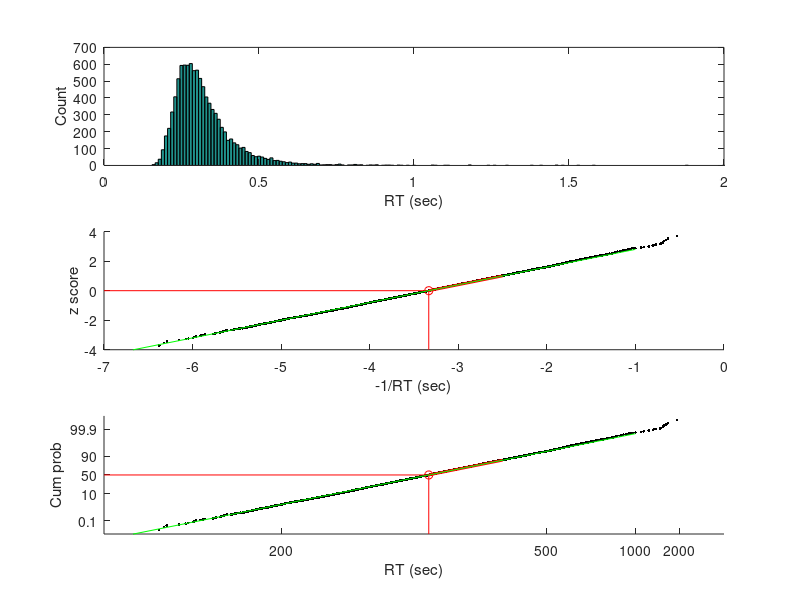
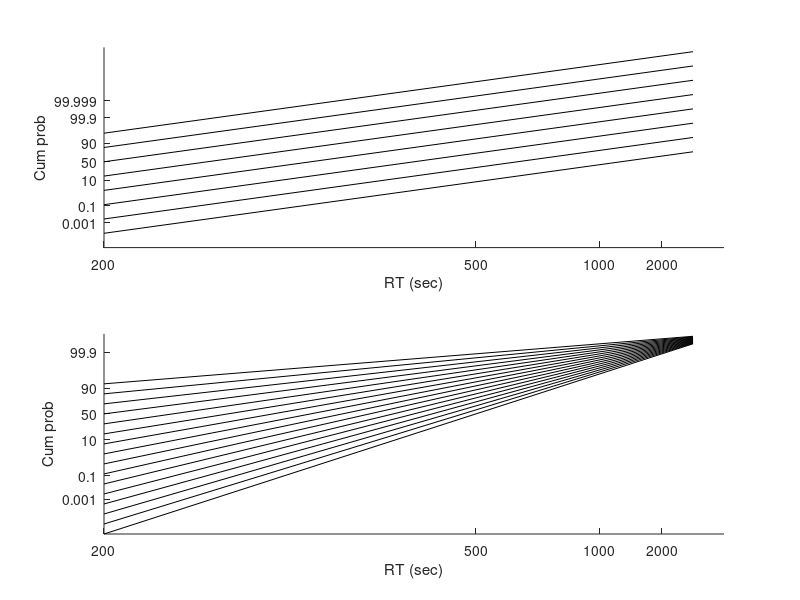

Write MATLAB code to recreate these figures, in order.
% laterTutorial_modelParameters
%
% Script for examining LATER model parameters
%
% Recall that the idea behind the LATER (Linear Approach to Threshold
%  with Ergodic Rate) model is that a saccadic decision is made when a
%  "ballistic" decision variable rises from a starting value to an ending
%  value at a constant ("ergodic") rate that is fixed for a particular
%  saccadic decision but varies as a Gaussian across decisions reaches a
%  fixed threshold.
%
% Because the rate of rise is distributed as a Gaussian, and the distance
%  traveled by the decision variable is fixed, we know that the amount of
%  time, representing the reaction time (RT), is just:
%
%  RT = distance / rate
%
% And thus RT is distributed as 1/rate, or an inverse Gaussian -- which is
%  the primary empirical observation that the LATER model was developed to
%  explain.
%
% Copyright 2019 by Joshua I. Gold, University of Pennsylvania

%% Plot an example
%
%
figure

% The only two parameters in the later model are:
% 1. The mean value of the distribution of rise times (assume the standard
%     deviation=1 -- it turns out that if you change this, you can just
%     re-scale the other two parameters to get an equivalent model where
%     this value=1, so it can be just set to 1 by convention)
%
%     Pick a value that we happen to know will give us reasonable RT
%     predictions
muR = 4;
stdR = 1;

% 2. The distance from the starting point to the threshold;\
%
%     Again, pick a value that we happen to know will give us reasonable RT
%     predictions
deltaS = 1.2;

% Now we can simulate an RT distribution by picking from the rise-time
%  distribution a whole bunch of times:
N = 10000;
RT = deltaS./normrnd(muR, stdR, N, 1);

% Plot the histogram
subplot(3,1,1);
hist(RT, 0:0.01:2.0);
xlim([0 2.0]);
xlabel('RT (sec)');
ylabel('Count');

% Compute reciprobit values
xValues = -1./sort(RT);
yValues = norminv(((1:N)./N)',0,1);

% Plot it as a reciprobit, but don't relabel the axes
subplot(3,1,2); cla reset; hold on;
plot(xValues, yValues, 'k.');
xlm = get(gca, 'XLim');
ylm = get(gca, 'YLim');
axis([xlm ylm]);
xlabel('-1/RT (sec)')
ylabel('z score');

% Plot it as a reciprobit, and relabel the axes
subplot(3,1,3); cla reset; hold on;
plot(xValues, yValues, 'k.');
axis([xlm ylm]);

XTickLabels = [200 500 1000 2000];
XTickValues = -1000./XTickLabels;

% Y-axis labels are probabilities associated with the z-scores
YTickLabels = [0.1 10 50 90 99.9];
YTickValues = norminv(YTickLabels./100,0,1);

set(gca, ...
   'YTick',        YTickValues,          ...
   'YTickLabel',   YTickLabels,          ...
   'XTick',        XTickValues,          ...
   'XTickLabel',   XTickLabels);
xlabel('RT (sec)');
ylabel('Cum prob');

% Now instead of a simulation, use the analytic solution. Remember that:
%  1. The x-axis of the reciprobit plot is labeled as RT, so the numbers
%     are sensible, but what is really plotted is -1/RT
%  2. The y-axis is labeled as probability but really is z-score (note the
%     scaling)
%  3. And of course, the point of the LATER model is that:
%     RT = deltaS/riseRate, or
%     -1/RT = -riseRate/deltaS, where
%     -riseRate ~N(-muR, stdR), or, equivalently,
%     -1/RT ~N(-muR/deltaS, 1/deltaS)
%
%  Now let's visualize this better on each plot:
for xx = 1:2
   
   % For each plot
   subplot(3,1,xx+1);
   
   %  The y-axis is the z-score of a random variable (-1/RT)
   %     that is distributed as a Gausian with mean -muR/deltaS, and thus the
   %     z-score = 0 at its mean value, which we can see here:
   xIntercept = -muR/deltaS;
   plot([xlm(1) xIntercept], [0 0], 'r-')
   plot([xIntercept xIntercept], [ylm(1) 0], 'r-')
   plot(xIntercept, 0, 'ro');
   
   % And every increment in z-score on the y-axis is, by definition of
   %     z-score, an incrememnt of the std
   plot([xIntercept xIntercept+1/deltaS], [0 1], 'r-', 'LineWidth', 2)
   
   % In other words, on the reciprobit plot, the analytic solultion to the
   % LATER model is just a stright line, with:
   %  x-intercept = -muR/deltaS
   %  1/slope = 1/deltaS
   %
   % Or:
   %  y-intercept = muR
   %  slope = deltaS
   xRT = [0.1 1.0];
   reci_xRT = -1./xRT;
   plot(reci_xRT, reci_xRT.*deltaS + muR, 'g-');
end

%% Vary muR and deltaS and visualize the effects
%
%
figure

xRT      = [0.2 4.0];
reci_xRT = -1./xRT;
muRs     = 1:8;
deltaSs  = 0.5:0.1:2.0;

% Vary muR, fixed deltaS
subplot(2,1,1); cla reset; hold on;
for mm = 1:length(muRs)
   
   % These are shifted versions of each other
   plot(reci_xRT, reci_xRT.*deltaS + muRs(mm), 'k-');
end

% Vary deltaS, fixed muR
subplot(2,1,2); cla reset; hold on;
for dd = 1:length(deltaSs)
   
   % These are "swiveled" versions of each other, converging at the
   % y-intercept (equivalent to infinite RT)
   plot(reci_xRT, reci_xRT.*deltaSs(dd) + muR, 'k-');
end

% Label the axes
for xx = 1:2
   subplot(2,1,xx);
   
   XTickLabels = [200 500 1000 2000];
   XTickValues = -1000./XTickLabels;
   
   % Y-axis labels are probabilities associated with the z-scores
   YTickLabels = [.001 0.1 10 50 90 99.9 99.999];
   YTickValues = norminv(YTickLabels./100,0,1);
   
   set(gca, ...
      'YTick',        YTickValues,          ...
      'YTickLabel',   YTickLabels,          ...
      'XTick',        XTickValues,          ...
      'XTickLabel',   XTickLabels);
   xlabel('RT (sec)');
   ylabel('Cum prob');
end